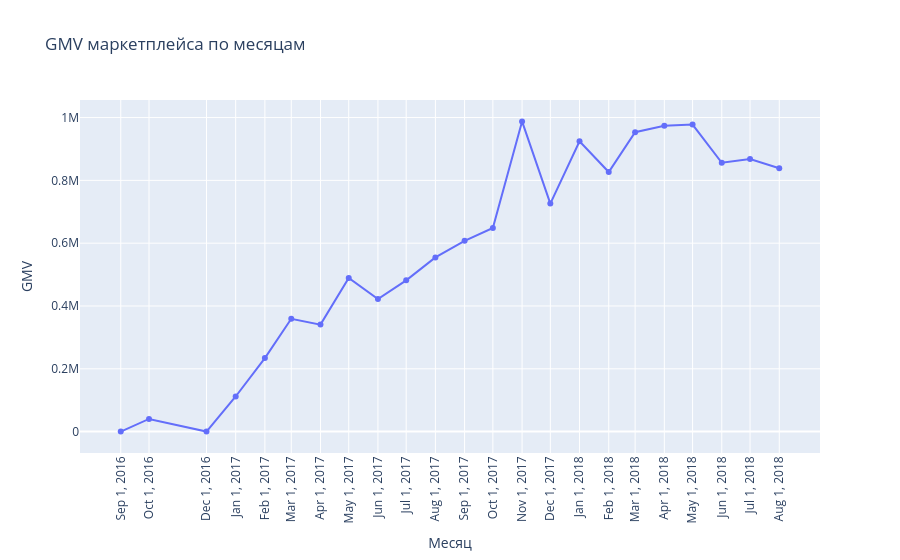

The cell this chart's notebook holds for it:
### Code cell
monthly_gmv = gmv_data.groupby('order_month')['price'].sum().reset_index()
monthly_gmv['order_month'] = monthly_gmv['order_month'].astype(str)
monthly_gmv.columns = ['order_month', 'GMV']

fig = px.line(
    monthly_gmv,
    x='order_month',
    y='GMV',
    markers=True,
    title='GMV маркетплейса по месяцам',
    labels={'order_month': 'Месяц', 'gmv': 'GMV'}
)
fig.update_layout(xaxis_tickangle=-45, hovermode='x unified')

fig.update_xaxes(
    tickmode='array',
    tickvals=monthly_gmv['order_month'],
    tickangle=-90  # лучше -90, чтобы подписи не пересекались
)
fig.show()

### Figure 1 — Plotly figure (JSON) as saved in the notebook; plotly's stock layout.template omitted (floating-point values rounded to 4 significant figures)
{"data": [{"hovertemplate": "Месяц=%{x}<br>GMV=%{y}<extra></extra>", "legendgroup": "", "line": {"color": "#636efa", "dash": "solid"}, "marker": {"symbol": "circle"}, "mode": "lines+markers", "name": "", "orientation": "v", "showlegend": false, "type": "scatter", "x": ["2016-09", "2016-10", "2016-12", "2017-01", "2017-02", "2017-03", "2017-04", "2017-05", "2017-06", "2017-07", "2017-08", "2017-09", "2017-10", "2017-11", "2017-12", "2018-01", "2018-02", "2018-03", "2018-04", "2018-05", "2018-06", "2018-07", "2018-08"], "xaxis": "x", "y": [135.0, 40330.0, 10.9, 111800.0, 234200.0, 359200.0, 340700.0, 489300.0, 421900.0, 481600.0, 554700.0, 607400.0, 648200.0, 987800.0, 726000.0, 924600.0, 826400.0, 953400.0, 973500.0, 977500.0, 856100.0, 868000.0, 838600.0], "yaxis": "y"}], "layout": {"hovermode": "x unified", "legend": {"tracegroupgap": 0}, "title": {"text": "GMV маркетплейса по месяцам"}, "xaxis": {"anchor": "y", "domain": [0, 1], "tickangle": -90, "tickmode": "array", "tickvals": ["2016-09", "2016-10", "2016-12", "2017-01", "2017-02", "2017-03", "2017-04", "2017-05", "2017-06", "2017-07", "2017-08", "2017-09", "2017-10", "2017-11", "2017-12", "2018-01", "2018-02", "2018-03", "2018-04", "2018-05", "2018-06", "2018-07", "2018-08"], "title": {"text": "Месяц"}}, "yaxis": {"anchor": "x", "domain": [0, 1], "title": {"text": "GMV"}}}}
